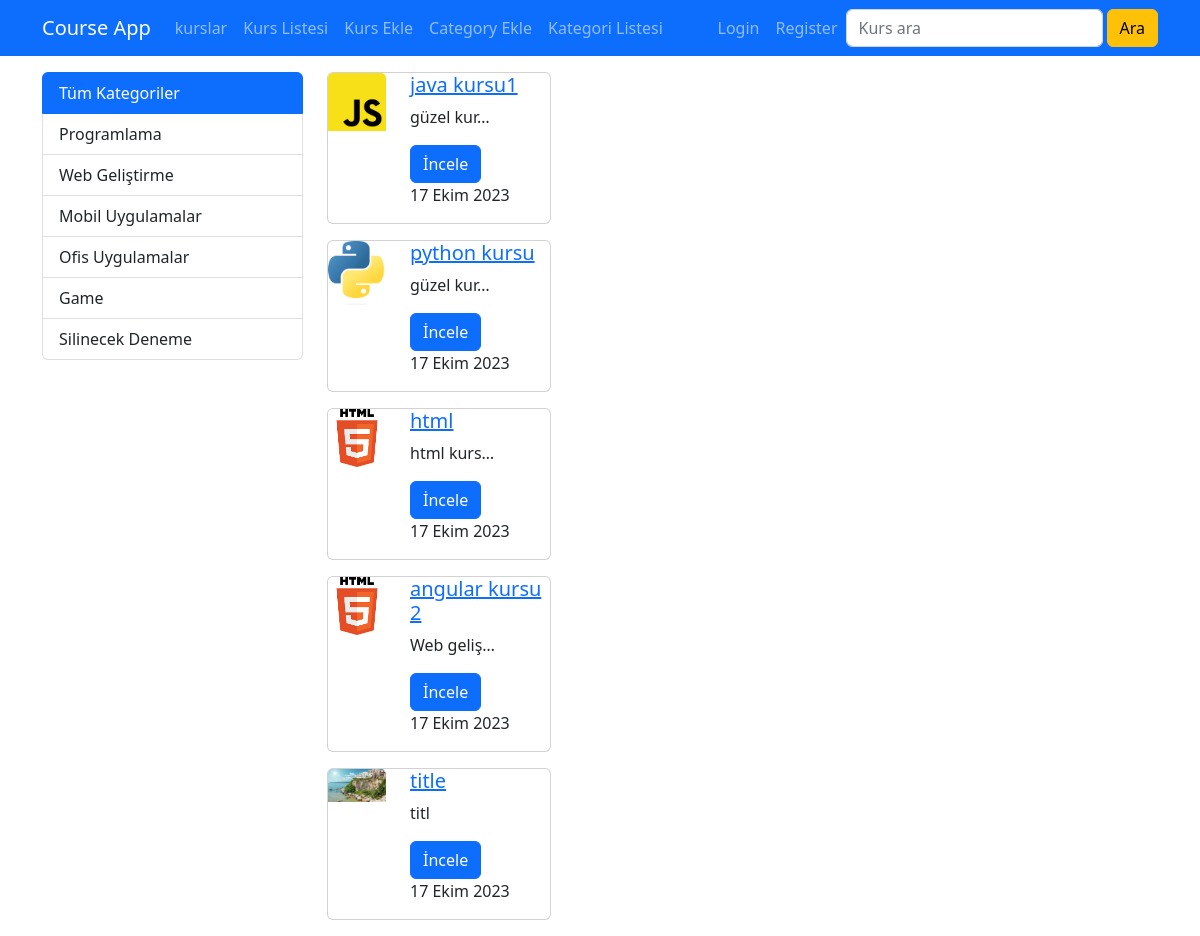
Before: /kurs/ with the older database file.
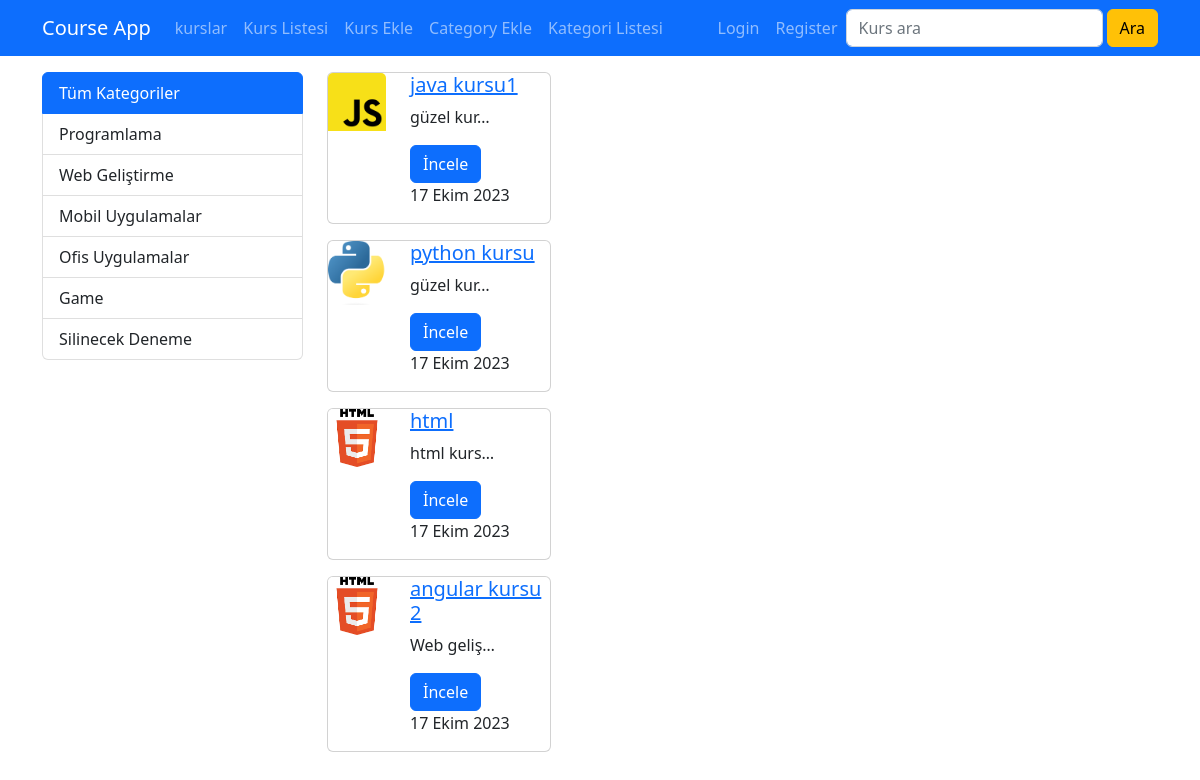
After: the same page with the newer database file.
### courses/models.py (models this page shows, shortened)
class Category(models.Model):
    name = models.CharField(max_length=40)
    slug = models.SlugField(default="", db_index=True, null= False, unique=True, max_length=50)

class course(models.Model):
    title = models.CharField(max_length=50)
    description = models.TextField()
    image = models.ImageField(upload_to="images", default="")
    date = models.DateField(auto_now=True)
    isActive = models.BooleanField(default=False)
    isHome = models.BooleanField(default=False)
    slug = models.SlugField(default="",blank=True,  null=False, unique=True, db_index=True)
    categories =models.ManyToManyField(Category)

### courses/views.py (the view)
# urls.py: path('',views.index, name="index"),
def index(request):
   kurslar = course.objects.filter(isActive=1, isHome=1)
   kategoriler = Category.objects.all()
   return render(request, 'courses/index.html', {
       'categories' : kategoriler,
       'courses' : kurslar
   })

### courses/templates/courses/index.html (shortened to what this page needs)
{% extends "layout.html" %}
{% load static %}
{% block body %}
<div class="container mt-3">
    <div class="row">
        <div class="col-3" >
          {% include "courses/partials/_category.html" %}
        </div>
        <div class="col-9">
          {% for cours in courses %}
                  {% include "courses/partials/_course.html" %}
          {% endfor %}
          </div>
    </div>
</div>
{% endblock body %}

### templates/layout.html (shortened to what this page needs)
{% load static %}
<!DOCTYPE html>
<html lang="en">
<head>
    <link rel="stylesheet" href="{% static 'css/bootstrap.min.css' %}" />
  </head>
<body>
  {% include "partials/_navbar.html" %}
  {% block body %}
  {% endblock body %}
</body>
</html>

### templates/partials/_navbar.html (shortened to what this page needs)
<nav class="navbar navbar-expand-lg bg-primary navbar-dark">
    <div class="container">
      <a class="navbar-brand" href="{% url "index" %}">Course App</a>
      <div class="collapse navbar-collapse" id="navbar">
          <ul class="navbar-nav me-auto">
            <li class ="nav-item">
                <a href="/kurs" class ="nav-link">kurslar</a>
            </li>
            <li class ="nav-item">
                <a href="{% url "course_list" %}" class ="nav-link">Kurs Listesi</a>
            </li>
            <li class ="nav-item">
                <a href="{% url "course_create" %}" class ="nav-link">Kurs Ekle</a>
            </li>
            <li class ="nav-item">
              <a href="{% url "category_create" %}" class ="nav-link">Category Ekle</a>
            </li>
            <li class ="nav-item">
              <a href="{% url "category_list" %}" class ="nav-link">Kategori Listesi</a>
              </li>
          </ul>
          <ul class="navbar-nav me-0">
            {% if user.is_authenticated %}
                <li class="nav-item">
                    <a href="#" class="nav-link">Hoş geldin, {{user.username}}</a>
                </li>
                <li class ="nav-item">
                    <a href="{% url "user_logout" %}" class ="nav-link">Logout</a>
                </li>
            {% else %}
             <li class ="nav-item">
                 <a href="{% url "user_login" %}" class ="nav-link">Login</a>
                </li>
                <li class ="nav-item">
                    <a href="{% url "user_register" %}" class ="nav-link">Register</a>
                </li>
             {% endif %}
            </ul>
          <form class="d-flex" action="{% url 'search' %}">
              <input class="form-control me-1" type="text" name ="q"placeholder="Kurs ara" >
              <button class="btn btn-warning my-2 my-sm-0" type="submit">Ara</button>
          </form>
      </div>
    </div>
</nav>

### courses/templates/courses/partials/_category.html
  <div class="list-group">
    <a href="/kurs" class="list-group-item list-group-item-action{% if selected_category is None %} active{% endif %}">Tüm Kategoriler</a>
    {% for categor in categories %}
       <a href="{% url 'courses_by' categor.slug %}" class="list-group-item list-group-item-action {% if selected_category == categor.slug %} active{% endif %}" >{{categor.name|title}}</a>
       {% endfor %}
 </div>

### courses/templates/courses/partials/_course.html (shortened to what this page needs)
{% load static %}
<div class="card mb-3" style="width: 14rem;">
    <div class="row">
        <div class="col-4 ">
            <img class="card-img-top" src="{{ cours.image.url }}" alt="{{cours.title}}">
        </div>
        <div class="col-8 ">
          <h5 class="card-title">
              <a href="{% url 'course_details' cours.slug  %}">
                  {{cours.title}}
              </a>
          </h5>
          <p class="card-text">{{cours.description|truncatechars:10}}</p>
          <a href="{% url 'course_details' cours.slug %}" class="btn btn-primary">İncele</a>
          <p>{{cours.date}}</p>
        </div>
    </div>
  </div>

Changed rows visible on the page:
removed course: image (picture), title "title", description "titl", date "17 Ekim 2023"
